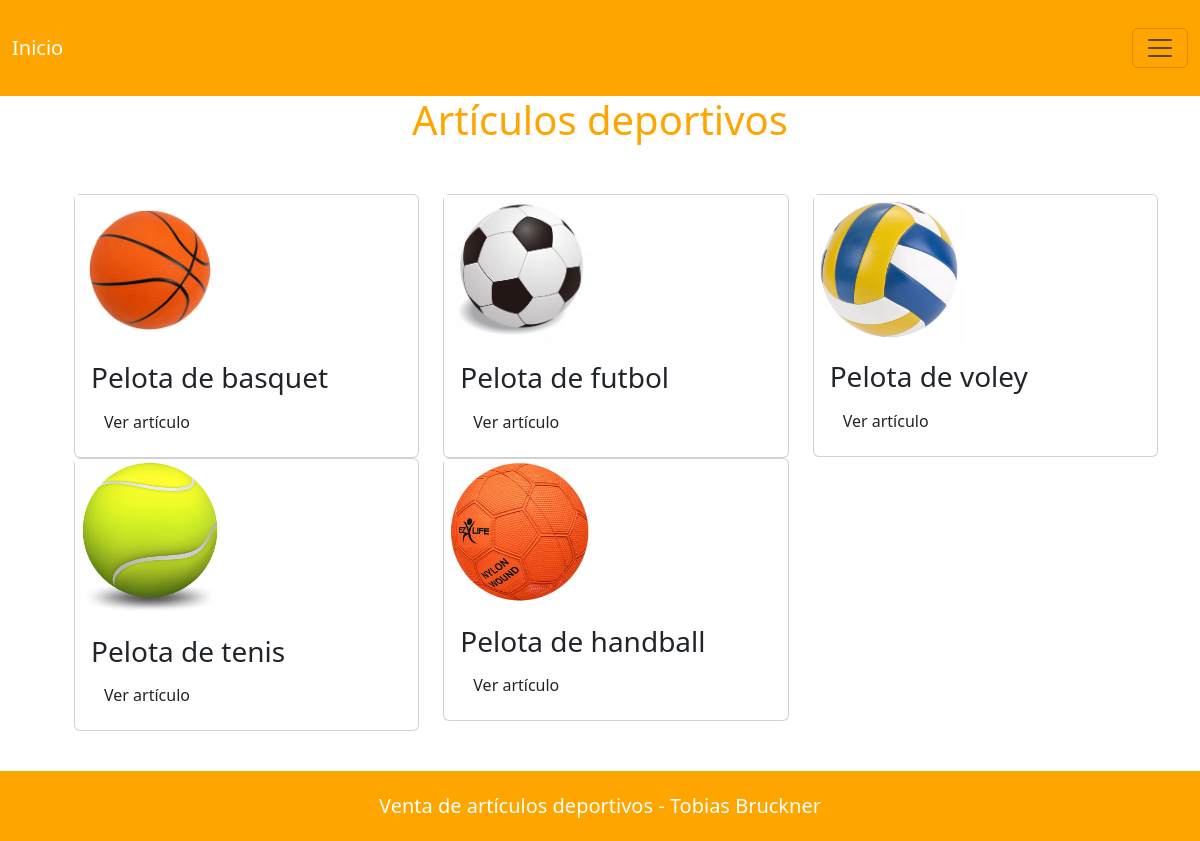
The page /pages/inicio.php on the database its author committed.
### tables this page shows
CREATE TABLE `articulos` (
  `id_articulo` int(11) NOT NULL,
  `titulo` varchar(90) DEFAULT NULL,
  `cuerpo` text DEFAULT NULL,
  `fecha_creacion` date DEFAULT NULL,
  `fecha_actualizacion` date DEFAULT NULL,
  `imagen` varchar(30) DEFAULT NULL,
  `fk_deporte` int(11) NOT NULL,
  `fk_usuario` int(11) NOT NULL
);

### pages/inicio.php (the view, shortened to what this page needs)
<?php
include_once("../components/header.php");
require_once("../components/conf.php");
if($con!=NULL){
    print "<h1 class=titulo>Artículos deportivos</h1>";
    $consulta_dos = "SELECT * FROM articulos";
    $resultado_dos = mysqli_query($con,$consulta_dos);
    if($resultado_dos!=NULL){
        print "<ul class=row>";
        while($filas = mysqli_fetch_array($resultado_dos)){
         print "<li class=col-4>
                        <div class=card style=width: 18rem;>
                <img src=../imgs/$filas[imagen] width=150>
                <div class=card-body>
                    <h3 class=card-title>$filas[titulo]</h3>
                    <a href=articulos.php?id=$filas[id_articulo] class=btn btn-primary>Ver artículo</a>
                </div>
                </div>
             </li>";
        }
        print "</ul>";
    }
}else{
    print "<h1>Algo se rompió!!!</h1>";
}
include_once("../components/footer.php");
?>

### components/header.php (shortened to what this page needs)
<!DOCTYPE html>
<html lang="en">
<head>
    <link rel="stylesheet" href="../css/bootstrap.css">
    <link rel="stylesheet" href="../css/estilos.css">
</head>
<body>
    <header>
    <?php
require_once("../components/conf.php");
if($con!=NULL){
    $consulta = "SELECT * FROM deportes";
    $resultado = mysqli_query($con,$consulta);
    if($resultado!=NULL){
        print"<div class=barra>
            <nav class=navbar navbar-expand-lg bg-body-tertiary>
  <div class=container-fluid>
    <a class=navbar-brand href=../pages/inicio.php style=color:white;>Inicio</a>
    <button class=navbar-toggler type=button data-bs-toggle=collapse data-bs-target=#navbarNav aria-controls=navbarNav aria-expanded=false aria-label=Toggle navigation>
      <span class=navbar-toggler-icon></span>
    </button>
    <div class=collapse navbar-collapse id=navbarNav>
    ";
    print"
        <a href=../pages/registro.php style=text-decoration:none>Registro</a>
    </div>
  </div>
</nav>
</div>
        ";
    }
}else{
    print "<h1>Algo se rompió!!!</h1>";
}
?>
    </header>
    <main class="container">

### components/footer.php (shortened to what this page needs)
</main>
    <footer>
        Venta de artículos deportivos - Tobias Bruckner
    </footer>
</body>
</html>

### components/header.php (style rules this page uses)
.barra { text-align:center; background-color:orange; padding:20px 0px 20px 0px; color:white; font-size:20px; }

### components/footer.php (style rules this page uses)
footer { text-align:center; background-color:orange; padding:20px 0px 20px 0px; color:white; font-size:20px; margin-top:40px; }

### pages/inicio.php (style rules this page uses)
.titulo { text-align:center; margin-bottom:50px; color:orange; }
ul li { list-style-type:none; }

### rows shown on the page
articulos: imagen (picture), titulo "Pelota de basquet"
articulos: imagen (picture), titulo "Pelota de futbol"
articulos: imagen (picture), titulo "Pelota de voley"
articulos: imagen (picture), titulo "Pelota de tenis"
articulos: imagen (picture), titulo "Pelota de handball"
